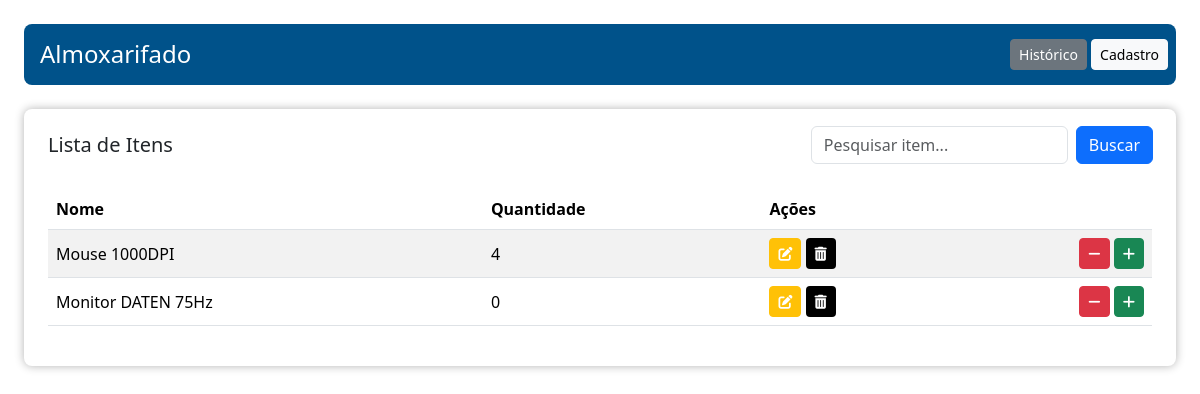
Page / (signed in) on the earlier database version.
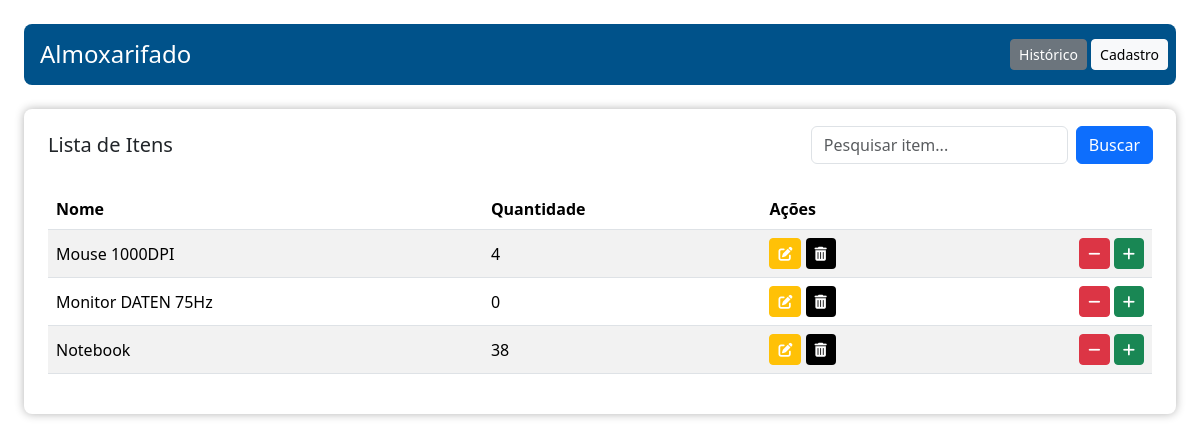
Same page on the later database version.
### almoxarifado/models.py (models this page shows, shortened)
class Item(models.Model):
    nome = models.CharField(max_length=255)
    quantidade_total = models.IntegerField()

### almoxarifado/views.py (the view)
# urls.py: path('', views.almoxarifado, name='almoxarifado'),
@login_required
@required_almoxarifado
def almoxarifado(request):
    query = request.GET.get('filtro', '')
    if query:
        items = Item.objects.filter(
            Q(nome__icontains=query) | Q(id__icontains=query)
        )
    else:
        items = Item.objects.all()
    return render(request, 'almoxarifado.html', { 'items': items, 'filtro': query })

### almoxarifado/templates/almoxarifado.html (shortened to what this page needs)
{% extends "template.html" %}
{% load static %}
{% block main %}
<div class="w-100">
    <div class="d-flex p-2 m-4 rounded-3 justify-content-between align-items-center text-white" style="background-color: #00528A;">
        <h4 class="d-flex align-items-center justify-content-center text-white flex-row p-0 m-2">Almoxarifado</h4>
        <div>
            <a href="{% url 'almoxarifado:historico' %}" class="btn btn-secondary btn-sm">Histórico</a>
            <a href="{% url 'almoxarifado:cadastro_item' %}" class="btn btn-light btn-sm">Cadastro</a>
        </div>
    </div>
    <div class="d-flex bg-white p-2 m-4 rounded-3 justify-content-between align-items-center" style="box-shadow: 0px 0px 10px rgba(0, 0, 0, 0.3);">
        <div class="d-flex flex-column w-100">
            <div class="d-flex flex-row justify-content-between align-items-center">
                <h5 class="p-2 m-2">Lista de Itens</h5>
                <form method="get" class="d-flex gap-2">
                    <input type="text" name="filtro" class="form-control w-100" placeholder="Pesquisar item..." value="{{ filtro }}">
                    <button type="submit" class="btn btn-primary text-white" style="margin-right: 15px;">Buscar</button>
                </form>
            </div>
            <div class="m-3">
                <table class="table table-striped table-hover">
                    <thead>
                        <tr>
                            <th scope="col">Nome</th>
                            <th scope="col">Quantidade</th>
                            <th scope="col">Ações</th>
                    </tr>
                </thead>
                <tbody>
                        {% if items.count > 0 %}
                        {% for item in items %}
                        <tr style="vertical-align: middle;">
                            <td>{{ item.nome }}</td>
                            <td>{{ item.quantidade_total }}</td>
                            <td class="d-flex justify-content-between gap-2">
                                <div>
                                    <a href="{% url 'almoxarifado:update_item' item.id %}" class="btn btn-warning btn-sm"><i class="fa-solid fa-pen-to-square text-white"></i></a>
                                    <a href="{% url 'almoxarifado:delete_item' item.id %}" class="btn bg-black btn-sm"><i class="fa-solid fa-trash-can text-white"></i></a>
                                </div>
                                <div>
                                    <a href="{% url 'almoxarifado:retira_item' item.id %}" class="btn btn-danger btn-sm"><i class="fa-solid fa-minus text-white"></i></a>
                                    <a href="{% url 'almoxarifado:aloca_item' item.id%}" class="btn btn-success btn-sm"><i class="fa-solid fa-plus text-white"></i></i></a>
                                </div>
                            </div>
                        {% endfor %}
                        {% endif %}
            </div>
            </div>
{% endblock %}

Differences in the rows shown:
added Item: nome "Notebook", quantidade_total "38"
